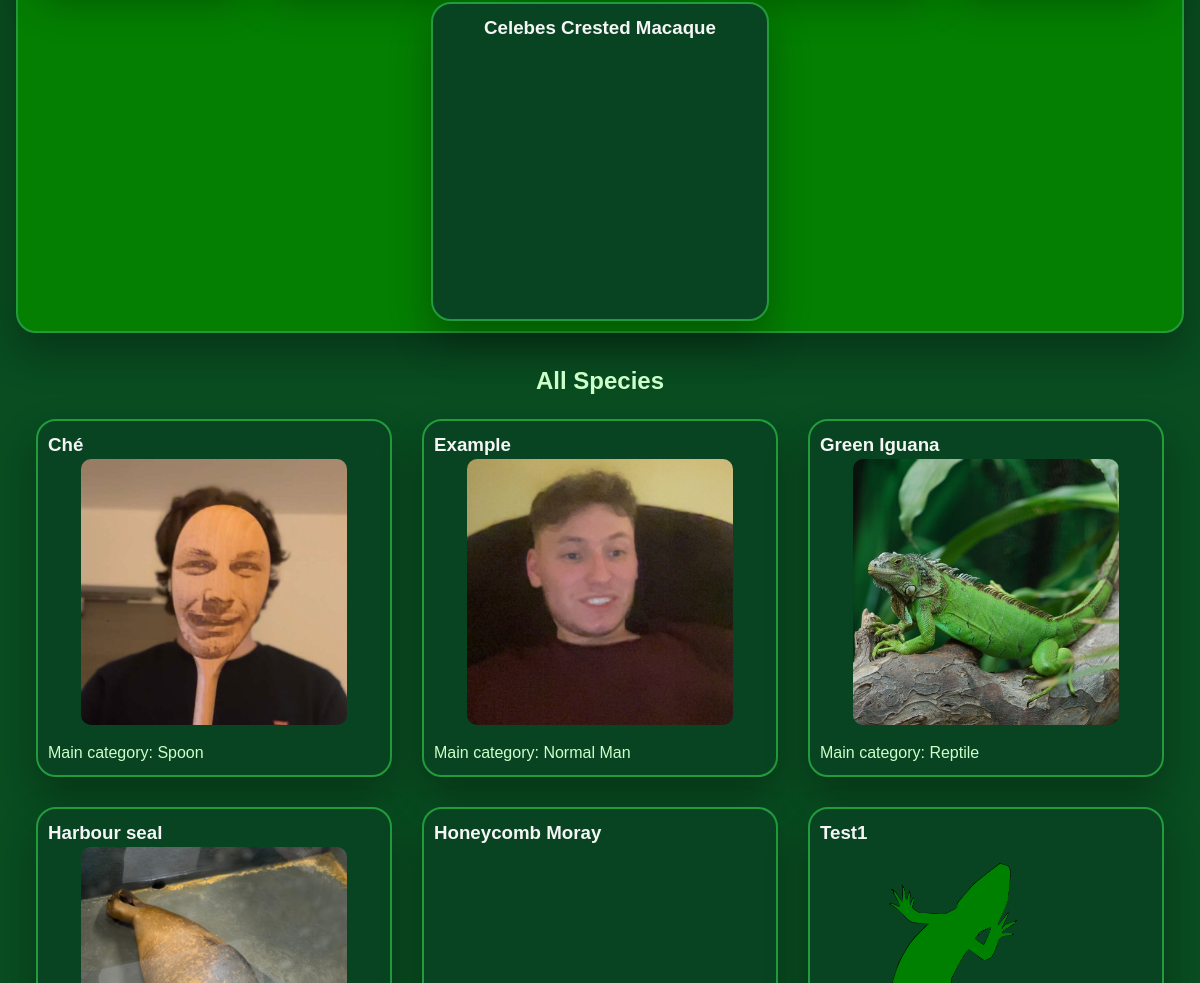
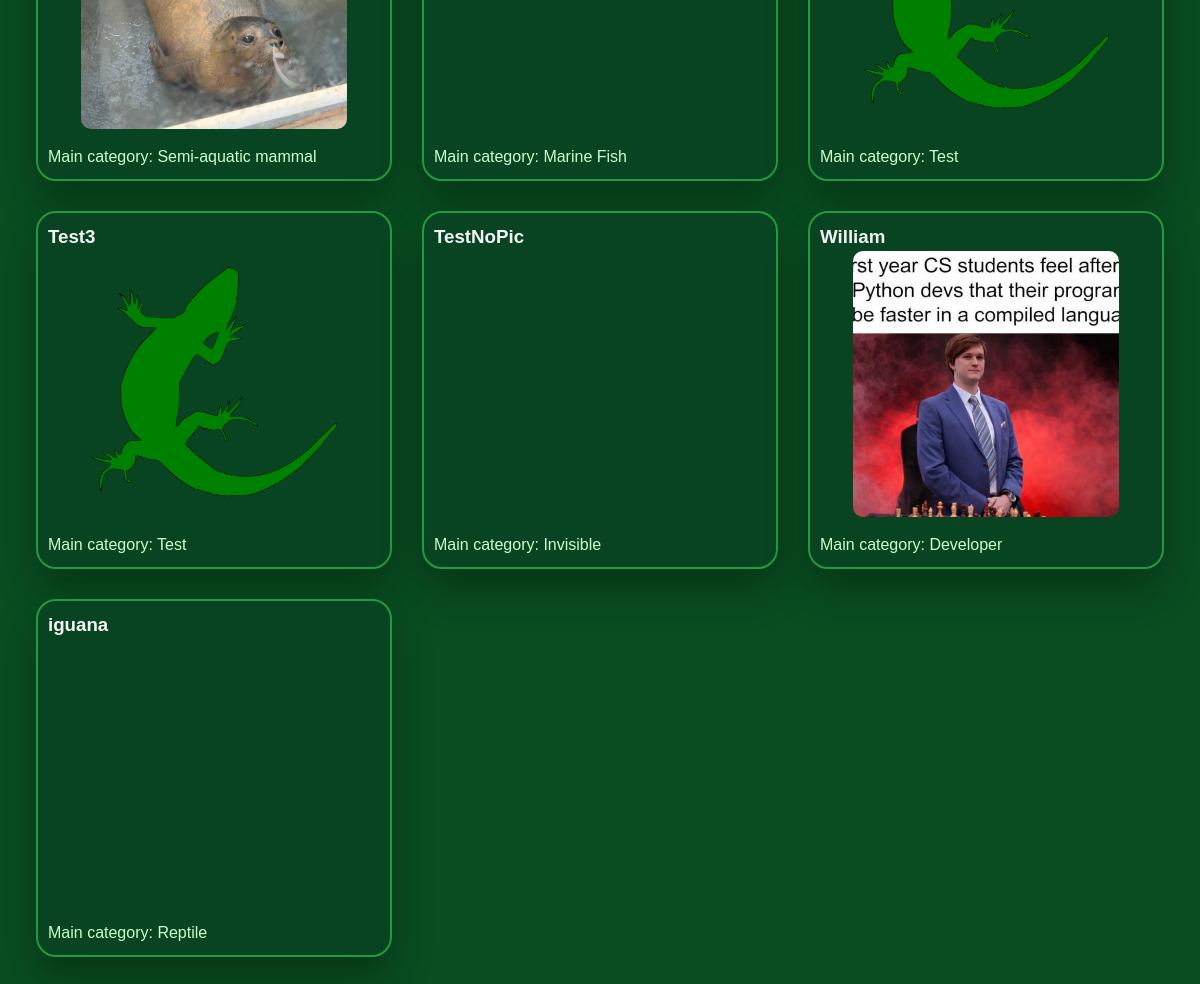
The page /species (lower part) on the database as committed earlier (2 pictures, top to bottom).
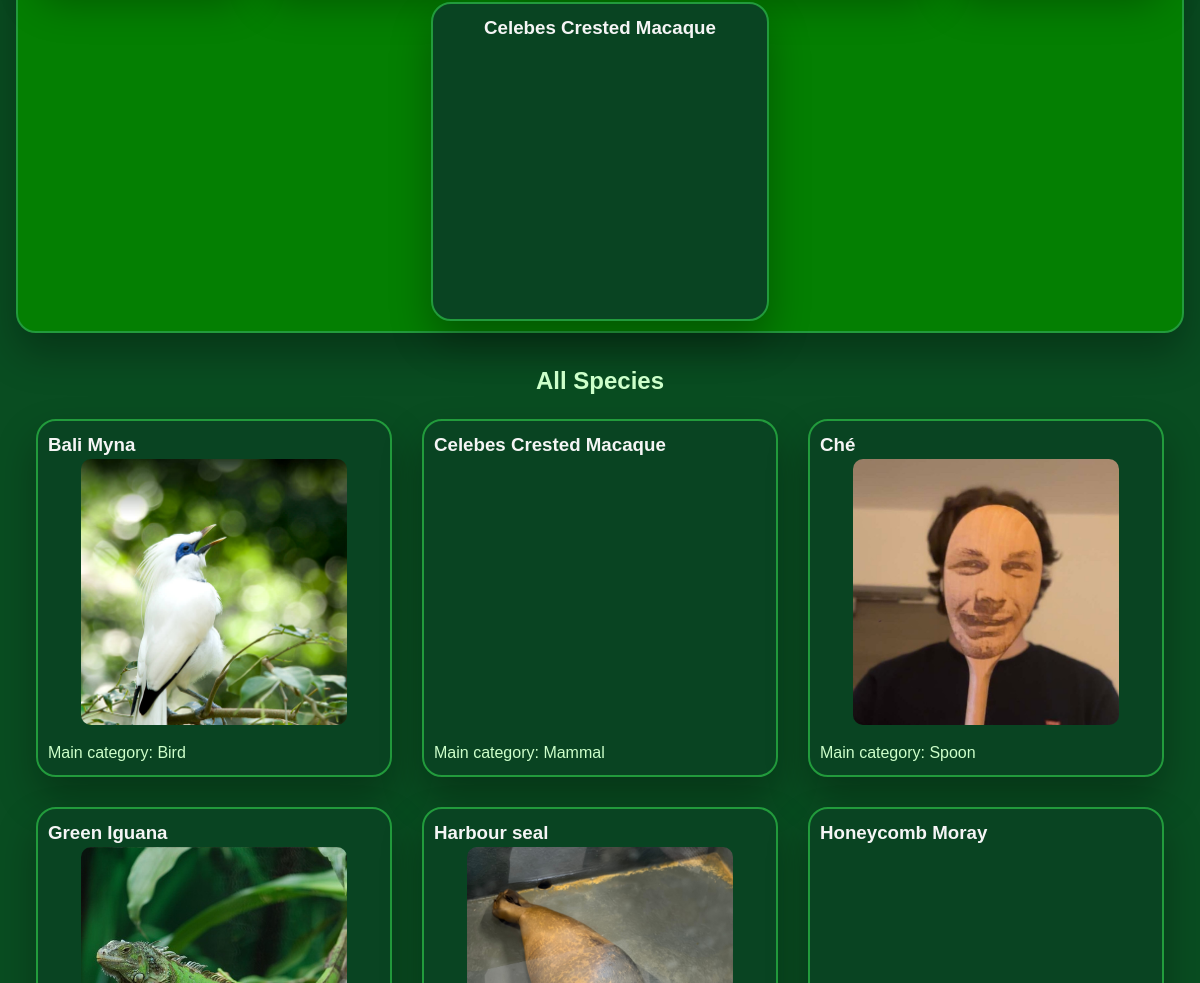
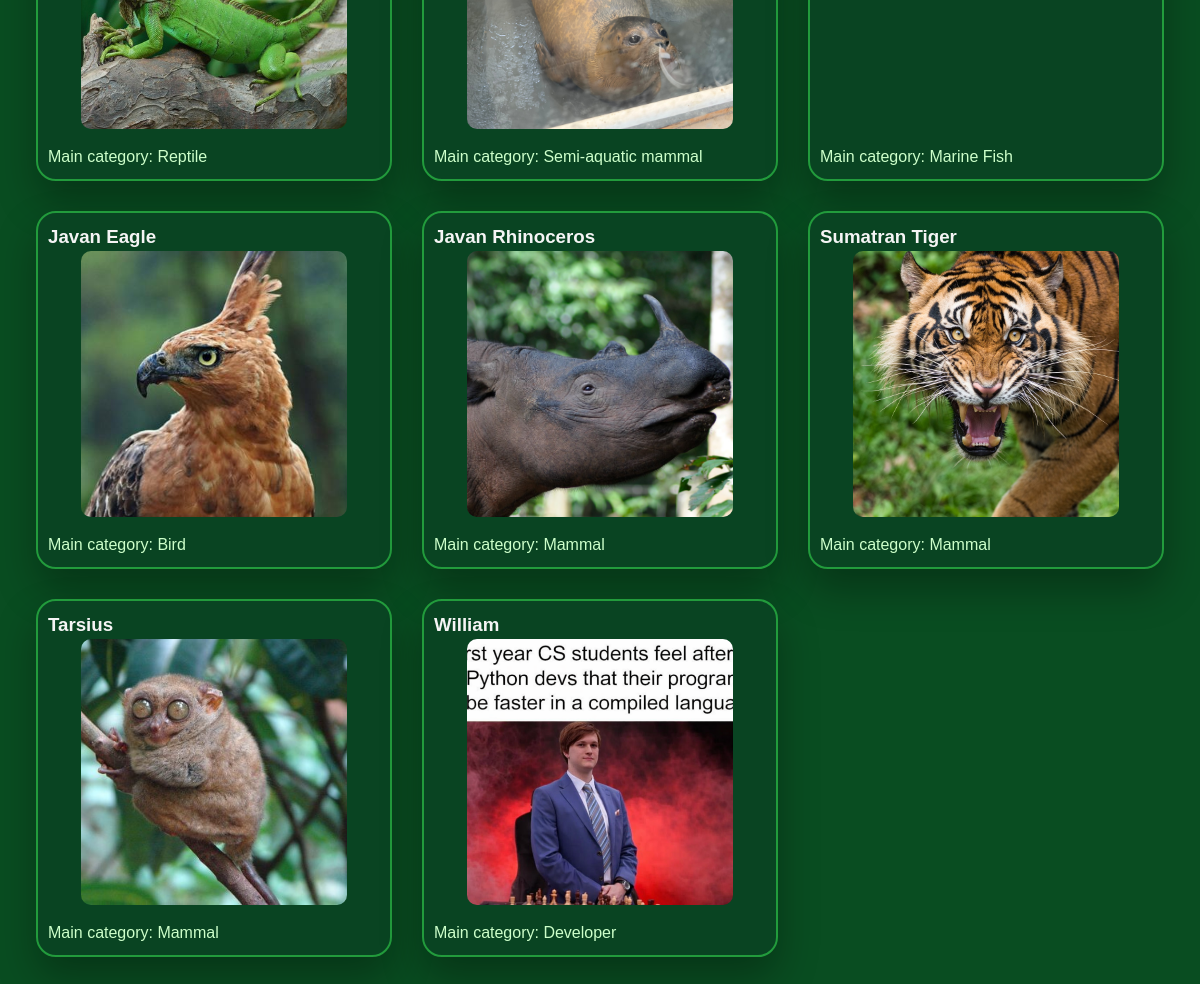
The same page on the database as committed later (2 pictures, top to bottom).
### tables this page shows
CREATE TABLE species (
  species_id INTEGER PRIMARY KEY AUTOINCREMENT,
  species_english TEXT,
  species_latin TEXT,
  body_text TEXT,
  created_at TIMESTAMP DEFAULT CURRENT_TIMESTAMP
, category TEXT, extinction_risk TEXT);

### routes/species/species.py (the view)
@page.route("")
def all_species():
    config.read('config.ini')
    featured_species = list(dict(config["homepage"]).values())
    species_list = get_all_species()
    species_list = sorted(species_list, key=lambda sp: sp['species_english'])
    for sp in species_list:
        print(sp['species_english'])
    return render_template(
        "species/species.jinja",
        species=species_list,
        featured_species=featured_species
        )

### database/db_commands.py (called while the page is built)
def get_all_species():
    with get_db() as conn:
        rows = conn.execute("SELECT * FROM species").fetchall()
        return [dict(row) for row in rows]

### database/db_connection.py (called while the page is built)
@contextmanager
def get_db():
    conn = sqlite3.connect(DATABASE_PATH)
    conn.row_factory = sqlite3.Row
    try:
        yield conn
        conn.commit()
    finally:
        conn.close()

### templates/species/species.jinja (shortened to what this page needs)
{% extends "base.jinja" %}
{% block content %}
{% from 'button.jinja' import button %}
{% from 'featured_species.jinja' import featured_species_section%}
{{featured_species_section(featured_species, False)}}
<h2 style="text-align: center; margin-top: 30px;">All Species</h2>
<section class="species-grid">
    {% for sp in species %}
    <a href="/species/{{ sp['species_english'] }}" class="container-lite">
        <h3 class="plain-white-text">{{ sp['species_english'] }}</h3>
        <div
        style="background-image: url('{{ url_for('static', filename='images/species_database/' ~ sp['species_english'] ~ '.jpg') }}');" class="div-image">
        </div>
        <p style="color: var(--text)">
        Main category: {{ sp['category'] }}
        </p>
    </a>
    {% endfor %}
</section>
{% endblock %}

### templates/base.jinja (shortened to what this page needs)
<html>
<head>
    <link rel="stylesheet" href="/styles.css" type="text/css">
</head>
<body>
    <div class="content">
        {% block content %}
        {% endblock %}
    </div>
</body>
</html>

### templates/navbar.jinja (shortened to what this page needs)
{% from "button.jinja" import button %}

### templates/featured_species.jinja (shortened to what this page needs)
{% macro featured_species_section(featured_species, species_button)%}
<section id="featured-species" style="padding: 10px 20px; background-color: #047f02; text-align: center;"
    class="container-full-bright">
    <div
        style="display: flex; flex-wrap: wrap; gap: 20px; margin-top: 30px; text-decoration: none; justify-content: space-evenly">
        {%for species in featured_species%}
        <a href="/species/{{species}}" class="container-lite">
            <h3 class="plain-white-text">{{species}}</h3>
            <div style="background-image: url('images/species_database/{{species}}.jpg');" class="div-image">
            </div>
        </a>
        {%endfor%}
    </div>
</section>
{% endmacro %}

### static/styles.css (style rules this page uses)
:root { --text: #cdffca; --background: #094d21; --primary: #229b3c; --primary_darker: #118919; --secondary: #ffffff; --accent: #505e86; --transparent: #01030cbf; --green: #5eff5e; --green2: var(--background); --green3: #094422; --red: #ff5e5e; --navbar-height: 6.854%; }
html { scroll-behavior: smooth; scroll-padding-top: 80px; }
body { font-family: "Arial"; font-size: 16px; line-height: 1.5; margin: 0; padding: 0; color: var(--text); background-color: var(--background); margin-bottom: 2rem; }
a { color: var(--primary); }
h1, h2, h3, h4, h5, h6 { font-family: "Arial"; font-weight: 700; margin: 0; padding: 0; word-break: break-word; }
.content { max-width: 2000px; margin: 0 auto; padding: 0 1rem 1rem; }
.container-lite { max-width: 600px; max-height: 100%; overflow: hidden; background: var(--green3); padding: 10px; border-radius: 20px; border: 2px solid var(--primary); box-shadow: 0 20px 40px rgba(0, 0, 0, 0.3); box-sizing: border-box; text-decoration: none; }
#featured-species .container-lite { flex: 1; min-width: 200px; max-width: 30%; max-height: 100%; }
#featured-species h3 { margin-bottom: 1rem; }
.container-lite .div-image { background-size: cover; background-position: center; max-width: 80%; max-height: 80%; aspect-ratio: 1/1; object-fit: cover; display: block; margin: 0 auto; border-radius: 10px; }
.container-lite p { margin-bottom: 0; }
.container-full-bright { width: var(--custom-width, 100%); max-height: fit-content; background: var(--primary); padding: 40px; border-radius: 20px; border: 2px solid var(--primary); box-shadow: 0 20px 40px rgba(0, 0, 0, 0.3); box-sizing: border-box; margin: 1.618% auto 0 auto; }
.plain-white-text { text-decoration: none; color: whitesmoke; }
.species-grid { display: grid; grid-template-columns: repeat(auto-fill, minmax(260px, 1fr)); gap: 30px; width: 100%; margin: 20px auto; padding: 0 20px; box-sizing: border-box; }

Rows that differ between the two databases and show on the page:
removed species: species_english "Example", species_english (picture), category "Normal Man"
removed species: species_english "Test1", species_english (picture), category "Test"
removed species: species_english "Test3", species_english (picture), category "Test"
removed species: species_english "TestNoPic", species_english (placeholder picture), category "Invisible"
removed species: species_english "iguana", category "Reptile"
added species: species_english "Bali Myna", species_english (picture), category "Bird"
added species: species_english "Celebes Crested Macaque", category "Mammal"
added species: species_english "Javan Eagle", species_english (picture), category "Bird"
added species: species_english "Javan Rhinoceros", species_english (picture), category "Mammal"
added species: species_english "Sumatran Tiger", species_english (picture), category "Mammal"
added species: species_english "Tarsius", species_english (picture), category "Mammal"
